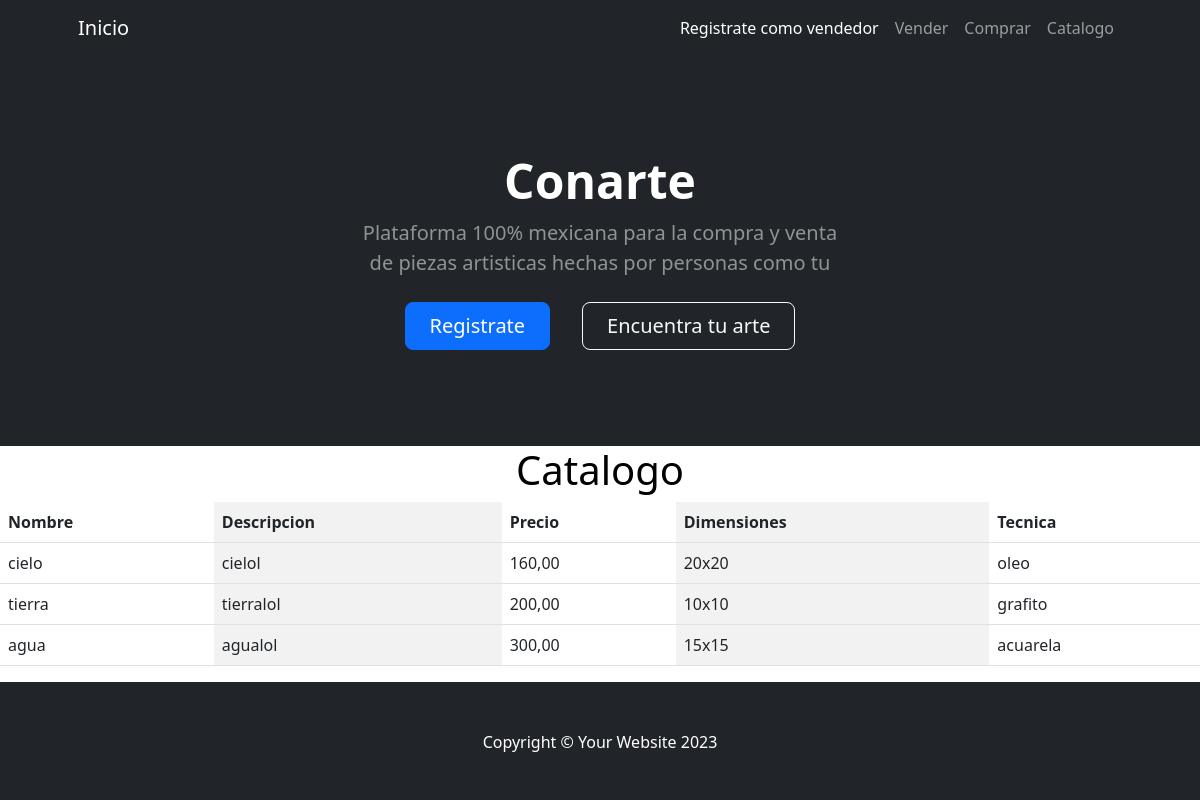
Screenshot of /catalogo/ with the database file from the repository.
### app/models.py (models this page shows)
class Pieza(models.Model):
    nombre = models.CharField(max_length=100)
    descripcion = models.CharField(max_length=200)
    precio = models.DecimalField(max_digits = 10, decimal_places=2)
    dimensiones = models.CharField(max_length=100)
    tecnica = models.CharField(max_length=100)

### app/views.py (the view)
# urls.py: path('catalogo/',catalogo, name='catalogo'),
def catalogo(request):
    contexto = {'piezas': Pieza.objects.all() }
    return render(request, "app/catalogo.html", contexto)

### app/templates/app/catalogo.html (shortened to what this page needs)
{% extends 'app/base.html' %}
{% load static %}
{% block suscripcion %}
<div class="text-center text-black">
    <h1>Catalogo</h1>
</div>
<table class="table table-striped-columns">
    <thead>
        <tr>
            <th>Nombre</th>
            <th>Descripcion</th>
            <th>Precio</th>
            <th>Dimensiones</th>
            <th>Tecnica</th>
        </tr>
    </thead>
    <tbody>
    {% for p in piezas %}
        <tr>
            <td>{{ p.nombre }}</td>
            <td>{{ p.descripcion }}</td>
            <td>{{ p.precio }}</td>
            <td>{{ p.dimensiones }}</td>
            <td>{{ p.tecnica }}</td>
        </tr>
    {% endfor %}
    </tbody>
</table>
{% endblock suscripcion %}

### app/templates/app/base.html (shortened to what this page needs)
<!DOCTYPE html>
<html lang="en">
    <head>
        {% load static %}
        <link href="https://cdn.jsdelivr.net/npm/bootstrap-icons@1.4.1/font/bootstrap-icons.css" rel="stylesheet" />
        <link href="{% static 'app/css/styles.css' %}" rel="stylesheet" />
    </head>
    <body>
        {% block inicio %}
        <nav class="navbar navbar-expand-lg navbar-dark bg-dark">
            <div class="container px-5">
                <a class="navbar-brand" href="{% url 'inicio' %}">Inicio</a>
                <div class="collapse navbar-collapse" id="navbarSupportedContent">
                    <ul class="navbar-nav ms-auto mb-2 mb-lg-0">
                        <li class="nav-item"><a class="nav-link active" aria-current="page" href="{% url 'vendedorform' %}">Registrate como vendedor</a></li>
                        <li class="nav-item"><a class="nav-link" href="{% url 'piezaform' %}">Vender</a></li>
                        <li class="nav-item"><a class="nav-link" href="{% url 'compradorform' %}">Comprar</a></li>
                        <li class="nav-item"><a class="nav-link" href="{% url 'catalogo' %}">Catalogo</a></li>
                    </ul>
                </div>
            </div>
        </nav>
        <header class="bg-dark py-5">
            <div class="container px-5">
                <div class="row gx-5 justify-content-center">
                    <div class="col-lg-6">
                        <div class="text-center my-5">
                            <h1 class="display-5 fw-bolder text-white mb-2">Conarte</h1>
                            <p class="lead text-white-50 mb-4">Plataforma 100% mexicana para la compra y venta de piezas artisticas hechas por personas como tu</p>
                            <div class="d-grid gap-3 d-sm-flex justify-content-sm-center">
                                <a class="btn btn-primary btn-lg px-4 me-sm-3" href="{% url 'vendedorform' %}">Registrate</a>
                                <a class="btn btn-outline-light btn-lg px-4" href="{% url 'buscarPieza' %}">Encuentra tu arte</a>
                            </div>
                        </div>
                    </div>
                </div>
            </div>
        </header>
        {% endblock inicio %}
        {% block suscripcion %}{% endblock suscripcion %}
        <footer class="py-5 bg-dark">
            <div class="container px-5"><p class="m-0 text-center text-white">Copyright &copy; Your Website 2023</p></div>
        </footer>
    </body>
</html>

### rows the page displays
Pieza: nombre "cielo", descripcion "cielol", precio "160,00", dimensiones "20x20", tecnica "oleo"
Pieza: nombre "tierra", descripcion "tierralol", precio "200,00", dimensiones "10x10", tecnica "grafito"
Pieza: nombre "agua", descripcion "agualol", precio "300,00", dimensiones "15x15", tecnica "acuarela"
